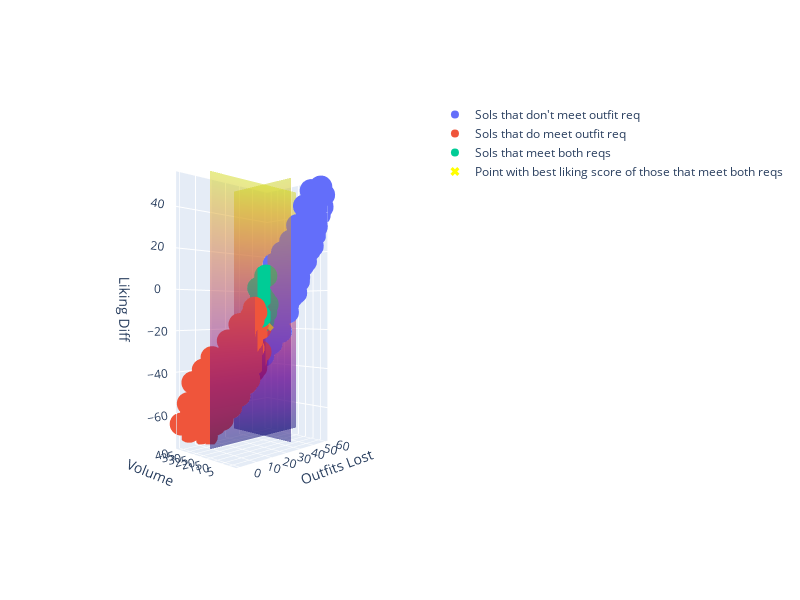

Notebook cell for this chart:
### Markdown cell above
This can be visualized in the full feature space:

### Code cell
import plotly.graph_objects as go

trace1 = go.Scatter3d(x=df["outfits_lost"], y=df["volume"], z=df["liking_diff"], mode='markers', name="Sols that don't meet outfit req")
trace2 = go.Scatter3d(x=outfits_subset["outfits_lost"], y=outfits_subset["volume"], z=outfits_subset["liking_diff"], mode='markers', name="Sols that do meet outfit req")
trace3 = go.Scatter3d(x=volume_subset["outfits_lost"], y=volume_subset["volume"], z=volume_subset["liking_diff"], mode='markers', name="Sols that meet both reqs")

y_range = [df['volume'].min(), df['volume'].max()]
z_range = [df['liking_diff'].min(), df['liking_diff'].max()]
Y_plane, Z_plane = np.meshgrid(y_range, z_range)
X_plane = np.full(Z_plane.shape, (max(df["outfits_lost"])-min_outfits))

plane_trace = go.Surface(x=X_plane, y=Y_plane, z=Z_plane, opacity=0.5, showscale=False)


x_range = [df['outfits_lost'].min(), df['outfits_lost'].max()]
X_plane_1, Z_plane_1 = np.meshgrid(x_range, z_range)
Y_plane_1 = np.full(Z_plane.shape, (max_volume))
plane_trace_1 = go.Surface(x=X_plane_1, y=Y_plane_1, z=Z_plane_1, opacity=0.5, showscale=False)

intersect_point = go.Scatter3d(x=[epsilon_soln.iloc[0]], y=[epsilon_soln.iloc[1]], z=[epsilon_soln.iloc[2]], mode='markers', marker=dict(color='yellow', symbol='x'), name="Point with best liking score of those that meet both reqs")


camera = dict(
    eye=dict(x=-2.5, y=-2.5, z=0)
)
fig = go.Figure(data=[trace1, trace2, trace3, plane_trace, plane_trace_1, intersect_point])
fig.update_layout(scene_camera=camera)
fig.update_layout(scene=dict(xaxis_title="Outfits Lost", yaxis_title = "Volume", zaxis_title = "Liking Diff"))
fig.update_layout(height=600,width=800,autosize=False)
fig.show()

### Figure 1 — Plotly figure (JSON) as saved in the notebook; plotly's stock layout.template omitted (floating-point values rounded to 4 significant figures; data arrays with more than 128 entries replaced by an {"elided": "..."} marker saying what was removed)
{"data": [{"mode": "markers", "name": "Sols that don't meet outfit req", "type": "scatter3d", "x": {"elided": "161 float values"}, "y": {"elided": "161 float values"}, "z": {"elided": "161 float values"}}, {"mode": "markers", "name": "Sols that do meet outfit req", "type": "scatter3d", "x": [35.0, 13.0, 31.0, 31.0, 33.0, 33.0, 32.0, 29.0, 20.0, 34.0, 29.0, 24.0, 35.0, 25.0, 32.0, 32.0, 24.0, 30.0, 15.0, 19.0, 8.0, 25.0, 27.0, 30.0, 25.0, 0.0, 19.0, 9.0, 34.0, 22.0, 21.0, 11.0, 34.0, 34.0, 31.0, 2.0, 15.0, 23.0, 24.0, 25.0, 4.0, 14.0, 30.0, 27.0, 17.0, 22.0, 21.0, 29.0, 6.0, 22.0, 26.0, 35.0, 16.0, 28.0, 17.0, 33.0, 17.0, 9.0, 27.0, 21.0, 10.0, 28.0, 20.0, 30.0, 15.0, 28.0, 28.0, 20.0, 13.0, 17.0, 27.0, 23.0, 13.0, 4.0, 11.0, 29.0, 23.0, 6.0, 19.0, 26.0, 26.0, 16.0, 7.0, 18.0, 11.0, 31.0, 11.0, 18.0, 23.0, 8.0, 4.0, 25.0], "y": [19.0, 31.0, 27.0, 24.0, 21.0, 24.0, 20.0, 27.0, 27.0, 20.0, 23.0, 26.0, 18.0, 25.0, 25.0, 19.0, 25.0, 22.0, 34.0, 29.0, 38.0, 24.0, 26.0, 28.0, 31.0, 42.0, 28.0, 35.0, 25.0, 29.0, 26.0, 37.0, 18.0, 19.0, 21.0, 39.0, 30.0, 28.0, 33.0, 29.0, 41.0, 40.0, 26.0, 24.0, 31.0, 31.0, 36.0, 22.0, 38.0, 27.0, 27.0, 23.0, 29.0, 29.0, 37.0, 26.0, 32.0, 33.0, 28.0, 30.0, 35.0, 23.0, 28.0, 21.0, 33.0, 22.0, 24.0, 34.0, 34.0, 30.0, 30.0, 32.0, 32.0, 39.0, 35.0, 21.0, 27.0, 36.0, 34.0, 23.0, 30.0, 37.0, 36.0, 31.0, 34.0, 20.0, 32.0, 28.0, 25.0, 35.0, 38.0, 27.0], "z": [-11.0, -37.0, -45.0, -29.0, -19.0, -35.0, -13.0, -43.0, -29.0, -15.0, -25.0, -33.0, -7.0, -31.0, -37.0, -3.0, -23.0, -21.0, -55.0, -39.0, -63.0, -21.0, -35.0, -47.0, -53.0, -65.0, -29.0, -47.0, -39.0, -43.0, -27.0, -61.0, 7.0, -5.0, -17.0, -55.0, -35.0, -41.0, -59.0, -45.0, -69.0, -73.0, -37.0, -25.0, -45.0, -51.0, -65.0, -15.0, -59.0, -31.0, -37.0, -31.0, -35.0, -47.0, -67.0, -41.0, -49.0, -43.0, -43.0, -43.0, -53.0, -23.0, -39.0, -11.0, -51.0, -13.0, -27.0, -61.0, -51.0, -41.0, -53.0, -55.0, -47.0, -59.0, -57.0, -9.0, -33.0, -49.0, -57.0, -17.0, -49.0, -63.0, -53.0, -49.0, -47.0, 1.0, -33.0, -25.0, -17.0, -39.0, -45.0, -35.0]}, {"mode": "markers", "name": "Sols that meet both reqs", "type": "scatter3d", "x": [35.0, 32.0, 34.0, 35.0, 32.0, 34.0, 34.0, 31.0], "y": [19.0, 20.0, 20.0, 18.0, 19.0, 18.0, 19.0, 20.0], "z": [-11.0, -13.0, -15.0, -7.0, -3.0, 7.0, -5.0, 1.0]}, {"opacity": 0.5, "showscale": false, "type": "surface", "x": [[35.0, 35.0], [35.0, 35.0]], "y": [[2.0, 42.0], [2.0, 42.0]], "z": [[-73.0, -73.0], [53.0, 53.0]]}, {"opacity": 0.5, "showscale": false, "type": "surface", "x": [[0.0, 60.0], [0.0, 60.0]], "y": [[20, 20], [20, 20]], "z": [[-73.0, -73.0], [53.0, 53.0]]}, {"marker": {"color": "yellow", "symbol": "x"}, "mode": "markers", "name": "Point with best liking score of those that meet both reqs", "type": "scatter3d", "x": [34], "y": [20], "z": [-15]}], "layout": {"autosize": false, "height": 600, "scene": {"camera": {"eye": {"x": -2.5, "y": -2.5, "z": 0}}, "xaxis": {"title": {"text": "Outfits Lost"}}, "yaxis": {"title": {"text": "Volume"}}, "zaxis": {"title": {"text": "Liking Diff"}}}, "width": 800}}
